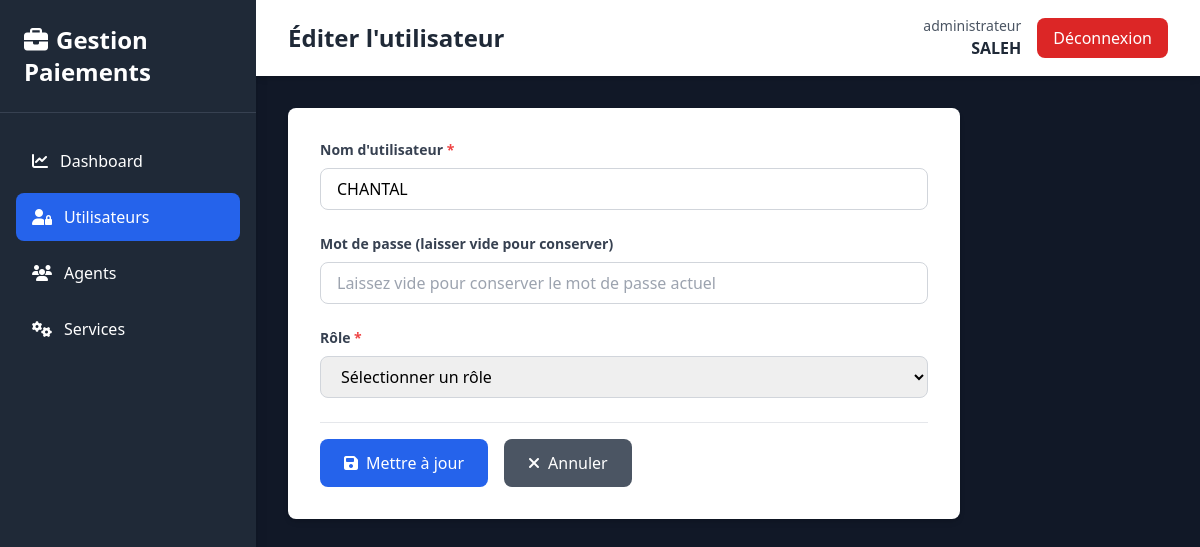
The page /pages/utilisateurs/add.php?id=2 (signed in) on the database as committed earlier.
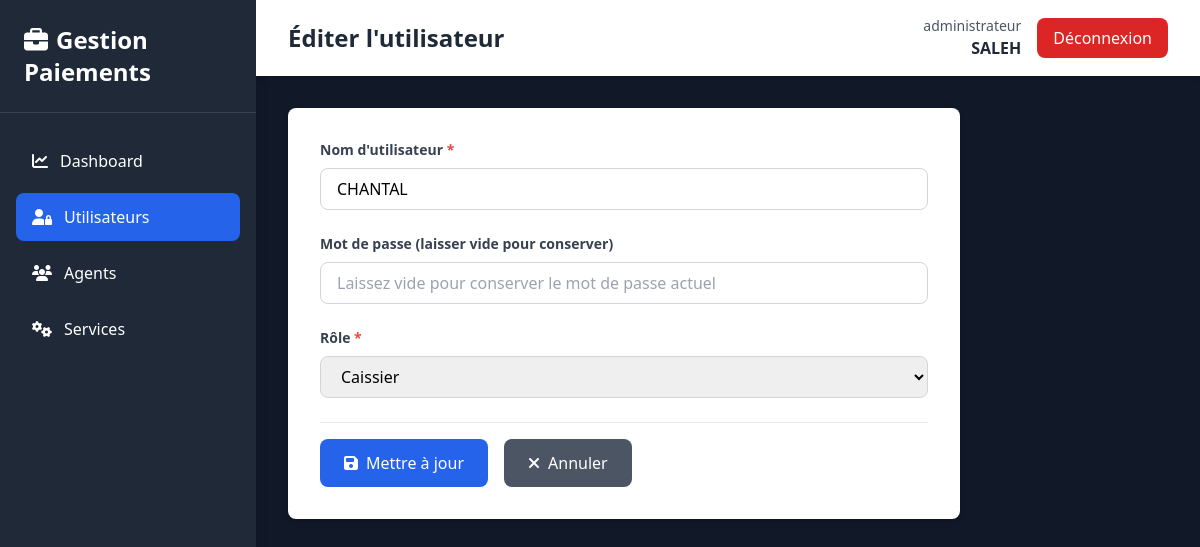
The same page on the database as committed later.
### tables this page shows
CREATE TABLE `utilisateur` (
  `id_utilisateur` int(11) NOT NULL,
  `nom_utilisateur` varchar(50) NOT NULL,
  `mot_de_passe` varchar(255) NOT NULL,
  `role` varchar(50) DEFAULT NULL,
  `date_creation` timestamp NOT NULL DEFAULT current_timestamp()
);

### Classes/Utilisateur.php (called while the page is built, shortened)
<?php
require_once __DIR__ . '/../Config/Database.php';
class Utilisateur {
    private $nom_utilisateur;
    private $role;
    public function __construct(
        $nom_utilisateur = null,
        $mot_de_passe = null,
        $role = null,
        $date_creation = null,
        $id_utilisateur = null
    ) {
        $this->nom_utilisateur = $nom_utilisateur;
        $this->role = $role;
    }
    public function getNomUtilisateur() {
        return $this->nom_utilisateur;
    }
    public function getRole() {
        return $this->role;
    }
    public static function getById($id) {
        $db = Database::getInstance();
        $sql = "SELECT * FROM utilisateur WHERE id_utilisateur = :id_utilisateur";
        try {
            $stmt = $db->prepare($sql);
            $stmt->bindParam(':id_utilisateur', $id);
            $stmt->execute();
            if ($stmt->rowCount() > 0) {
                $row = $stmt->fetch(PDO::FETCH_ASSOC);
                return new self(
                    $row['nom_utilisateur'],
                    $row['mot_de_passe'],
                    $row['role'],
                    $row['date_creation'],
                    $row['id_utilisateur']
                );
            }
            return null;
        } catch (PDOException $e) {
            echo "Erreur lors de la récupération : " . $e->getMessage();
            return null;
        }
    }
}
?>

### Config/Database.php (called while the page is built, shortened)
<?php
class Database {
    private static $host = 'localhost';
    private static $db_name = 'gestion_paiement_agents';
    private static $user = 'root';
    private static $password = '';
    private static $conn;
    public static function connect() {
        self::$conn = null;
        try {
            $dsn = 'mysql:host=' . self::$host . ';dbname=' . self::$db_name . ';charset=utf8';
            self::$conn = new PDO($dsn, self::$user, self::$password);
            self::$conn->setAttribute(PDO::ATTR_ERRMODE, PDO::ERRMODE_EXCEPTION);
        } catch (PDOException $e) {
            die('Erreur de connexion : ' . $e->getMessage());
        }
        return self::$conn;
    }
    public static function getInstance() {
        return self::$conn;
    }
}
?>

### pages/utilisateurs/add.php (the view, shortened to what the changed rows need)
<?php
require_once __DIR__ . '/../../Config/Database.php';
require_once __DIR__ . '/../../Classes/Utilisateur.php';
$user = null;
$title = "Ajouter un utilisateur";
if (isset($_GET['id'])) {
    $user = Utilisateur::getById($_GET['id']);
    $title = "Éditer l'utilisateur";
}
?>
<!DOCTYPE html>
<html lang="fr">
<head>
    <script src="https://cdn.tailwindcss.com"></script>
    <link rel="stylesheet" href="https://cdnjs.cloudflare.com/ajax/libs/font-awesome/6.4.0/css/all.min.css">
</head>
<body class="bg-gray-50">
    <div class="flex h-screen bg-gray-900">
        <div class="w-64 bg-gray-800 text-white shadow-lg">
            <div class="p-6 border-b border-gray-700">
                <h1 class="text-2xl font-bold">
                    <i class="fas fa-briefcase mr-2"></i>Gestion Paiements
                </h1>
            </div>
        </div>
        <div class="flex-1 flex flex-col overflow-hidden">
            <div class="bg-white shadow-md">
                <div class="max-w-7xl mx-auto px-4 sm:px-6 lg:px-8 py-4 flex justify-between items-center w-full">
                    <h2 class="text-2xl font-bold text-gray-800"><?php echo $title; ?></h2>
                </div>
            </div>
            <div class="flex-1 overflow-auto p-8">
                <div class="max-w-2xl bg-white rounded-lg shadow-md p-8">
                    <form method="POST" class="space-y-6">
                        <div>
                            <label class="block text-sm font-semibold text-gray-700 mb-2">Nom d'utilisateur <span class="text-red-500">*</span></label>
                            <input type="text" name="nom_utilisateur" class="w-full px-4 py-2 border border-gray-300 rounded-lg focus:outline-none focus:border-blue-500" value="<?php echo $user ? htmlspecialchars($user->getNomUtilisateur()) : ''; ?>" required>
                        </div>
                        <div>
                            <label class="block text-sm font-semibold text-gray-700 mb-2">Rôle <span class="text-red-500">*</span></label>
                            <select name="role" class="w-full px-4 py-2 border border-gray-300 rounded-lg focus:outline-none focus:border-blue-500" required>
                                <option value="">Sélectionner un rôle</option>
                                <option value="caissier" <?php echo $user && $user->getRole() === 'caissier' ? 'selected' : ''; ?>>Caissier</option>
                            </select>
                        </div>
                    </form>
                </div>
            </div>
        </div>
    </div>
</body>
</html>

Rows that differ between the two databases and show on the page:
changed utilisateur "CHANTAL": role (not shown) → "Caissier"
Other text that changed with them:
form field role: "Sélectionner un rôle" → (not shown)
